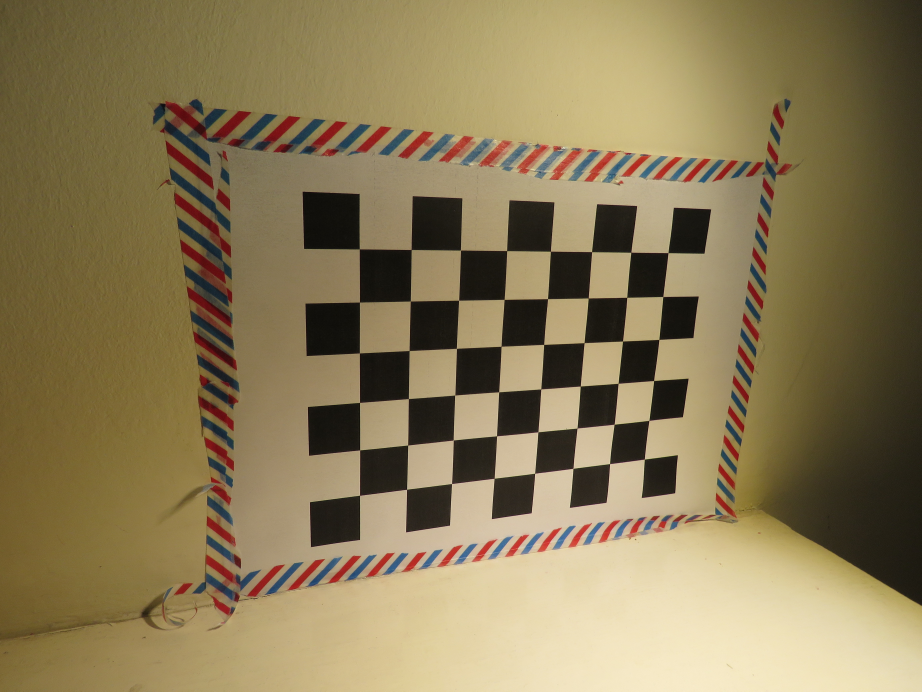
#> input picture cw1/cameraCalibration/data_new/0.JPG, 4608 x 3456 px, found by its file name (shown at 1/5 size); its folder holds 4 pictures in this run
$ python cw1_v3.py   (older library calls are emulated)
#> lines starting #> are read from the running program, lines starting #| are printed output that depends on the picture
from __future__ import print_function, division
import os
import glob
import sys, argparse
import pprint
import numpy as np
import cv2
from scipy import optimize as opt

np.set_printoptions(suppress=True)
puts = pprint.pprint

#DATA_DIR = "/home/kushal/KV/IP/calib_linear/data/"
DEBUG_DIR = f"./data_new/debug"
PATTERN_SIZE = (8, 6)
SQUARE_SIZE = 1.0 #

def show_image(string, image):
    cv2.imshow(string, image)
    cv2.waitKey()

def get_camera_images():
    images = [f"./data_new/{num}.jpg" for num in range(13)]
    #images = sorted(images)
    for each in images:
        yield (each, cv2.imread(each, 0))
    # yield [(each, cv2.imread(each, 0)) for each in images]


def getChessboardCorners(images = None, visualize=False):
#> called with visualize = True
    objp = np.zeros((PATTERN_SIZE[1]*PATTERN_SIZE[0], 3), dtype=np.float64)
    # objp[:,:2] = np.mgrid[0:PATTERN_SIZE[1], 0:PATTERN_SIZE[0]].T.reshape(-1, 2)
    objp[:, :2] = np.indices(PATTERN_SIZE).T.reshape(-1, 2)
    objp *= SQUARE_SIZE

    chessboard_corners = []
    image_points = []
    object_points = []
    correspondences = []
    ctr=0
    for (path, each) in get_camera_images(): #images:
        print("Processing Image : ", path)
        ret, corners = cv2.findChessboardCorners(each, patternSize=PATTERN_SIZE)
#> ret = True; corners = 48 rows, first 8: [1797.7, 1247], [2057, 1250], [2304.2, 1252.9], [2535, 1255.3], [2753.1, 1258.9], [2960.1, 1261.3], [3155.6, 1264.7], [3341.2, 1265.6]
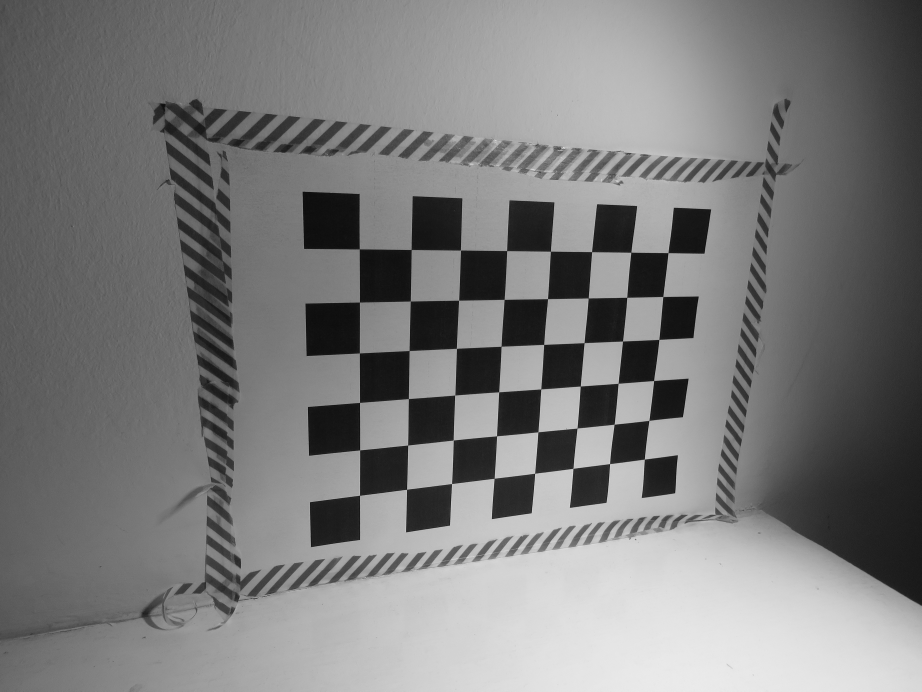
#> each: shape (3456, 4608) (shown at 1/5 size); min 0, max 249, mean 123.1
        if ret:
            print ("Chessboard Detected ")
            corners = corners.reshape(-1, 2)
#> corners = 48 pairs, first value 1797.7 to 3341.2, second value 1247 to 2478.3
            # corners = corners.astype(np.int)
            # corners = corners.astype(np.float64)
            if corners.shape[0] == objp.shape[0] :
                # print(objp[:,:-1].shape)
                image_points.append(corners)
                object_points.append(objp[:,:-1]) #append only World_X, World_Y. Because World_Z is ZERO. Just a simple modification for get_normalization_matrix
                assert corners.shape == objp[:, :-1].shape, "mismatch shape corners and objp[:,:-1]"
                correspondences.append([corners.astype(np.int), objp[:, :-1].astype(np.int)])
            if visualize:
                # Draw and display the corners
                ec = cv2.cvtColor(each, cv2.COLOR_GRAY2BGR)
                cv2.drawChessboardCorners(ec, PATTERN_SIZE, corners, ret)
                cv2.imwrite(DEBUG_DIR + str(ctr)+".png", ec)
                # show_image("mgri", ec)
                #
        else:
            print ("Error in detection points", ctr)

        ctr+=1

    # sys.exit(1)
    return correspondences

# [246 lines left out: functions normalize_points, compute_view_based_homography, minimizer_func, jac_function, refine_homographies, get_intrinsic_parameters, not called in this run]


# images = get_camera_images()

chessboard_correspondences = getChessboardCorners(images=None, visualize = True)
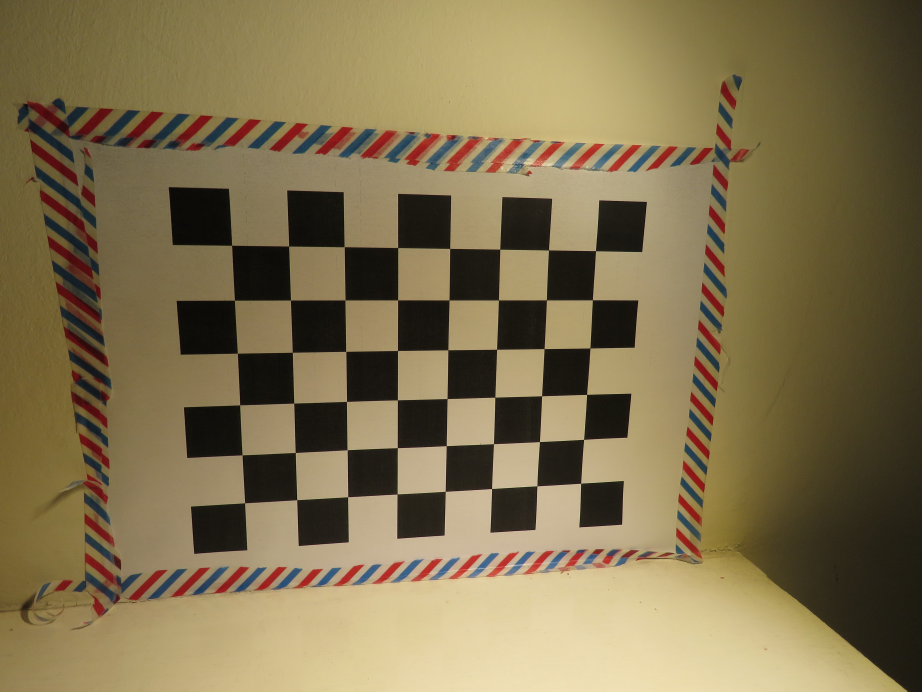
#> input picture cw1/cameraCalibration/data_new/1.JPG, 4608 x 3456 px, found by its file name (shown at 1/5 size)
#> (the run stopped early here; a loop or call above may not have finished)
